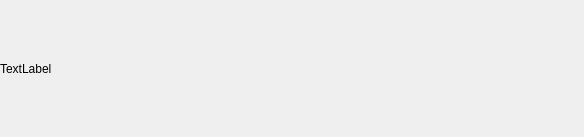
<?xml version="1.0" encoding="UTF-8"?>
<ui version="4.0">
 <class>Bubble</class>
 <widget class="QWidget" name="Bubble">
  <property name="geometry">
   <rect>
    <x>0</x>
    <y>0</y>
    <width>584</width>
    <height>137</height>
   </rect>
  </property>
  <property name="windowTitle">
   <string>Form</string>
  </property>
  <layout class="QGridLayout" name="gridLayout">
   <property name="leftMargin">
    <number>0</number>
   </property>
   <property name="topMargin">
    <number>0</number>
   </property>
   <property name="rightMargin">
    <number>0</number>
   </property>
   <property name="bottomMargin">
    <number>0</number>
   </property>
   <item row="0" column="0">
    <widget class="QLabel" name="label_msg">
     <property name="text">
      <string>TextLabel</string>
     </property>
    </widget>
   </item>
  </layout>
 </widget>
 <resources/>
 <connections/>
</ui>
